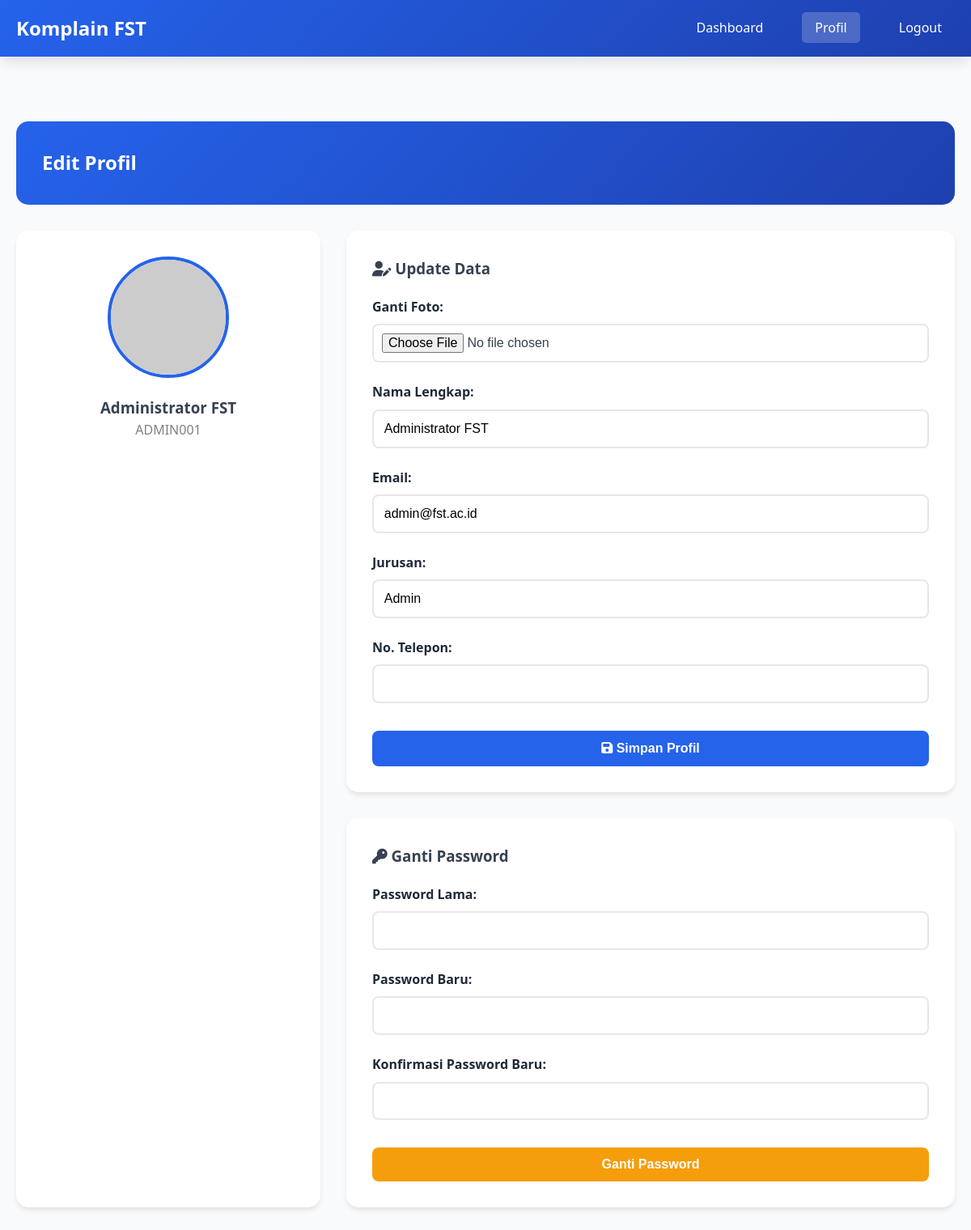
The page /profil.php (signed in) on the database its author committed.
### tables this page shows
CREATE TABLE IF NOT EXISTS users (
    id INT PRIMARY KEY AUTO_INCREMENT,
    nim VARCHAR(20) UNIQUE NOT NULL,
    nama VARCHAR(100) NOT NULL,
    email VARCHAR(100) UNIQUE NOT NULL,
    password VARCHAR(255) NOT NULL,
    jurusan VARCHAR(50) NOT NULL,
    no_telp VARCHAR(15),
    role ENUM('mahasiswa', 'admin') DEFAULT 'mahasiswa',
    foto_profil VARCHAR(255) DEFAULT 'default.jpg',
    created_at TIMESTAMP DEFAULT CURRENT_TIMESTAMP
);

### profil.php (the view, shortened to what this page needs)
<?php
require_once 'config.php';
$user_id = $_SESSION['user_id'];
$user_query = mysqli_query($conn, "SELECT * FROM users WHERE id = $user_id");
$user = mysqli_fetch_assoc($user_query);
?>
<!DOCTYPE html>
<html lang="id">
<head>
    <link rel="stylesheet" href="css/style.css">
    <link rel="stylesheet" href="https://cdnjs.cloudflare.com/ajax/libs/font-awesome/6.4.0/css/all.min.css">
</head>
<body>
    <nav class="navbar">
        <div class="container">
            <div class="nav-brand">Komplain FST</div>
            <ul class="nav-menu">
                <li><a href="dashboard.php">Dashboard</a></li>
                <li><a href="profil.php" class="active">Profil</a></li>
                <li><a href="logout.php">Logout</a></li>
            </ul>
        </div>
    </nav>
    <section class="dashboard">
        <div class="container">
            <div class="dashboard-header">
                <h1>Edit Profil</h1>
            </div>
            <div style="display: grid; grid-template-columns: 1fr 2fr; gap: 2rem;">
                <div class="card" style="text-align: center; padding: 2rem;">
                    <?php
                        $file_foto = 'uploads/profiles/' . $user['foto_profil'];
                        if(!empty($user['foto_profil']) && file_exists($file_foto)) {
                            $src = $file_foto . '?v=' . time();
                        } else {
                            $src = 'https://ui-avatars.com/api/?name=' . urlencode($user['nama']) . '&size=200&background=2563eb&color=fff';
                        }
                    ?>
                    <img src="<?php echo $src; ?>" style="width: 150px; height: 150px; border-radius: 50%; object-fit: cover; border: 4px solid #2563eb; margin-bottom:15px;">
                    <h3><?php echo htmlspecialchars($user['nama']); ?></h3>
                    <p style="color:gray;"><?php echo htmlspecialchars($user['nim']); ?></p>
                </div>
                <div>
                    <div class="card" style="margin-bottom: 2rem; padding: 2rem;">
                        <h3 style="margin-bottom:20px;"><i class="fas fa-user-edit"></i> Update Data</h3>
                        <form method="POST" enctype="multipart/form-data">
                            <div class="form-group">
                                <label>Ganti Foto:</label>
                                <input type="file" name="foto" class="form-control" accept="image/*" style="padding:10px;">
                            </div>
                            <div class="form-group">
                                <label>Nama Lengkap:</label>
                                <input type="text" name="nama" value="<?php echo htmlspecialchars($user['nama']); ?>" class="form-control" required>
                            </div>
                            <div class="form-group">
                                <label>Email:</label>
                                <input type="email" name="email" value="<?php echo htmlspecialchars($user['email']); ?>" class="form-control" required>
                            </div>
                            <div class="form-group">
                                <label>Jurusan:</label>
                                <input type="text" name="jurusan" value="<?php echo htmlspecialchars($user['jurusan']); ?>" class="form-control">
                            </div>
                            <div class="form-group">
                                <label>No. Telepon:</label>
                                <input type="text" name="no_telp" value="<?php echo htmlspecialchars($user['no_telp']); ?>" class="form-control">
                            </div>
                            <button type="submit" name="update_profile" class="btn btn-primary-form" style="width:100%; margin-top:10px;">
                                <i class="fas fa-save"></i> Simpan Profil
                            </button>
                        </form>
                    </div>
                    <div class="card" style="padding: 2rem;">
                        <h3 style="margin-bottom:20px;"><i class="fas fa-key"></i> Ganti Password</h3>
                        <form method="POST">
                            <div class="form-group">
                                <label>Password Lama:</label>
                                <input type="password" name="old_password" class="form-control" required>
                            </div>
                            <div class="form-group">
                                <label>Password Baru:</label>
                                <input type="password" name="new_password" class="form-control" required>
                            </div>
                            <div class="form-group">
                                <label>Konfirmasi Password Baru:</label>
                                <input type="password" name="confirm_password" class="form-control" required>
                            </div>
                            <button type="submit" name="change_password" class="btn btn-warning" style="width:100%; margin-top:10px; background:#f59e0b; color:white; border:none; padding:12px; border-radius:8px; cursor:pointer;">
                                Ganti Password
                            </button>
                        </form>
                    </div>
                </div>
            </div>
        </div>
    </section>
</body>
</html>

### css/style.css (style rules this page uses)
* { margin: 0; padding: 0; box-sizing: border-box; }
:root { --primary: #2563eb; --primary-dark: #1e40af; --secondary: #10b981; --danger: #ef4444; --warning: #f59e0b; --dark: #1f2937; --light: #f9fafb; --white: #ffffff; --text: #374151; --border: #e5e7eb; --shadow: 0 4px 6px -1px rgba(0, 0, 0, 0.1); --shadow-lg: 0 10px 15px -3px rgba(0, 0, 0, 0.1); }
body { font-family: 'Segoe UI', Tahoma, Geneva, Verdana, sans-serif; line-height: 1.6; color: var(--text); background: var(--light); }
.container { max-width: 1200px; margin: 0 auto; padding: 0 20px; }
.navbar { background: linear-gradient(135deg, var(--primary), var(--primary-dark)); color: var(--white); padding: 1rem 0; position: sticky; top: 0; z-index: 1000; box-shadow: var(--shadow-lg); }
.navbar .container { display: flex; justify-content: space-between; align-items: center; }
.nav-brand { display: flex; align-items: center; gap: 10px; font-size: 1.5rem; font-weight: bold; }
.nav-menu { display: flex; list-style: none; gap: 2rem; align-items: center; }
.nav-menu a { color: var(--white); text-decoration: none; transition: all 0.3s; padding: 0.5rem 1rem; border-radius: 5px; }
.nav-menu a:hover, .nav-menu a.active { background: rgba(255, 255, 255, 0.2); }
.form-group { margin-bottom: 1.5rem; }
.form-group label { display: block; margin-bottom: 0.5rem; color: var(--dark); font-weight: 600; }
.form-control { width: 100%; padding: 0.8rem; border: 2px solid var(--border); border-radius: 8px; font-size: 1rem; transition: 0.3s; }
.btn { padding: 0.8rem 2rem; border: none; border-radius: 8px; font-size: 1rem; font-weight: 600; cursor: pointer; transition: 0.3s; text-decoration: none; display: inline-block; }
.btn-primary-form { background: var(--primary); color: var(--white); }
.btn-warning { background: var(--warning); color: var(--white); }
.dashboard { padding: 80px 0; min-height: 100vh; }
.dashboard-header { background: linear-gradient(135deg, var(--primary), var(--primary-dark)); color: var(--white); padding: 2rem; border-radius: 15px; margin-bottom: 2rem; display: flex; justify-content: space-between; align-items: center; }
.card { background: var(--white); padding: 2rem; border-radius: 15px; box-shadow: var(--shadow); margin-bottom: 2rem; }

### rows shown on the page
users: nama "Administrator FST", nim "ADMIN001", email "admin@fst.ac.id", jurusan "Admin"
